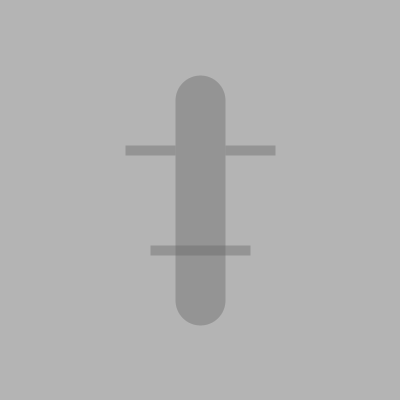
Frame 1 (no input)
Frame 60 (the mouse pressed at the canvas centre just before this capture): identical to frame 1, image omitted
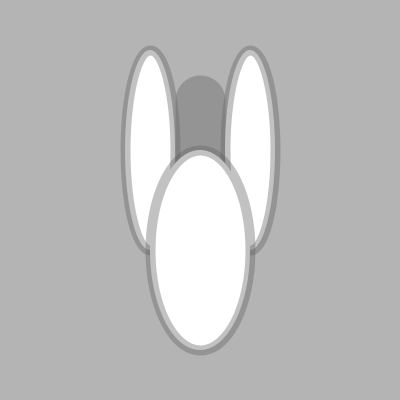
Frame 120 (the mouse held since frame 60 and released just before this capture)

The Processing sketch that drew these frames (run headless with seeded random() and noise(); from frame 60 on, the mouse is pressed at the canvas centre):

// Processing sketch: processing_13482
// ── processing_13482.pde

void setup(){
size (400,400);
}

void draw(){
background(180);
  smooth();
stroke(100,100);
strokeWeight(50);
  line(200,100,200,300);
strokeWeight(10);
ellipse(150,150,50,mouseX);
ellipse(250,150,50,mouseX);
ellipse(200,250,100,mouseY);
}
